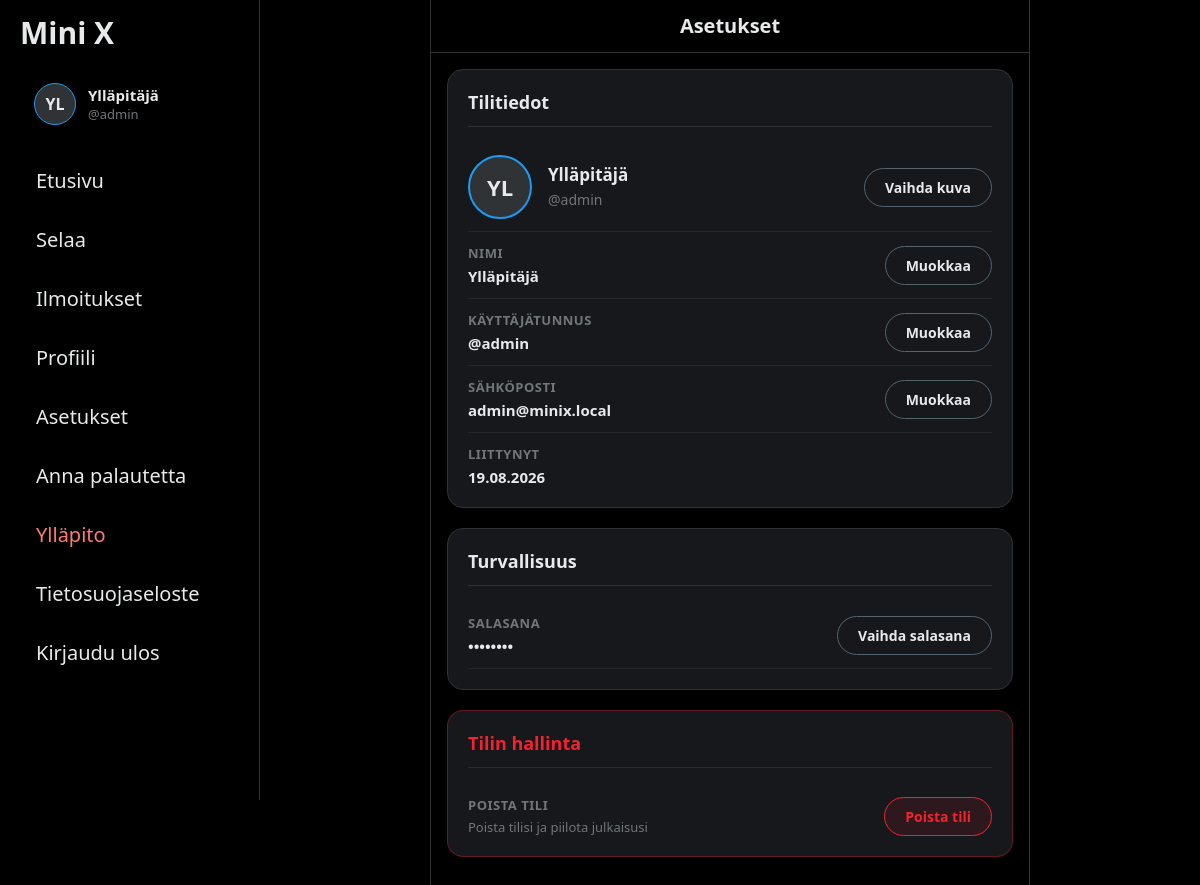
/index.php?page=setting (signed in), run on the app's committed database.
### tables this page shows
CREATE TABLE `users` (
  `id` int(11) NOT NULL,
  `username` varchar(30) NOT NULL,
  `display_name` varchar(30) DEFAULT NULL,
  `password` varchar(255) NOT NULL,
  `role` enum('user','admin') NOT NULL DEFAULT 'user',
  `email` varchar(255) DEFAULT NULL,
  `avatar` varchar(255) DEFAULT NULL,
  `created_at` datetime NOT NULL DEFAULT current_timestamp(),
  `reset_token_hash` varchar(64) DEFAULT NULL,
  `reset_token_expires_at` datetime DEFAULT NULL,
  `deleted_at` datetime DEFAULT NULL,
  `suspended_at` datetime DEFAULT NULL
);

### functions/auth.php (called while the page is built, shortened)
<?php
function getUserAvatarUrl($avatar)
{
    return null;
}
function getUserInitials($username)
{
    $name = trim($username ?? '');
    $parts = preg_split('/\s+/', $name, -1, PREG_SPLIT_NO_EMPTY);
    $initials = mb_substr($name, 0, 2, 'UTF-8');
    return htmlspecialchars(mb_strtoupper($initials, 'UTF-8'), ENT_QUOTES, 'UTF-8');
}

### pages/setting.php (the view, shortened to what this page needs)
<?php
require_once __DIR__ . "/../functions/init.php";
$userId = (int)($_SESSION['user_id'] ?? 0);
$currentUser = null;
if (isset($conn) && $conn && $userId > 0) {
    $stmt = $conn->prepare("SELECT id, username, display_name, email, avatar, created_at FROM users WHERE id = ? LIMIT 1");
    if ($stmt) {
        $stmt->bind_param("i", $userId);
        $stmt->execute();
        $currentUser = $stmt->get_result()->fetch_assoc();
    }
}
$username = $currentUser['username'] ?? ($_SESSION['username'] ?? '');
$displayName = !empty($currentUser['display_name']) ? $currentUser['display_name'] : ($_SESSION['display_name'] ?? $username);
$email = $currentUser['email'] ?? '';
$avatarUrl = getUserAvatarUrl($currentUser['avatar'] ?? null);
$createdAt = !empty($currentUser['created_at']) ? date("d.m.Y", strtotime($currentUser['created_at'])) : '';
$autoOpenFormId = '';
?>
<!DOCTYPE html>
<html lang="fi">
<head>
    <link rel="stylesheet" href="./css/main.css?v=1.1.2">
    <link rel="stylesheet" href="./css/sidebar.css?v=1.1.2">
    <link rel="stylesheet" href="./css/header.css?v=1.1.2">
    <link rel="stylesheet" href="./css/setting.css?v=1.1.2">
    <link rel="stylesheet" href="./css/toast.css?v=1.1.2">
</head>
<body>
    <div class="layout">
        <?php include __DIR__ . '/../components/sidebar.php'; ?>
        <main class="feed">
            <?php
            include __DIR__ . '/../components/header.php';
            ?>
            <div class="setting-container"<?= $autoOpenFormId ? ' data-auto-open="' . htmlspecialchars($autoOpenFormId) . '"' : '' ?>>
                <section class="setting-section">
                    <h2 class="setting-section-title">Tilitiedot</h2>
                    <div class="setting-item setting-item-avatar">
                        <div class="setting-avatar-left">
                            <div class="setting-avatar-preview <?= $avatarUrl ? 'clickable-avatar' : '' ?>" id="setting-avatar-container" data-initial-avatar="<?= htmlspecialchars($avatarUrl ?? '', ENT_QUOTES) ?>" <?= $avatarUrl ? 'onclick="openAvatarModal(\'' . htmlspecialchars($avatarUrl, ENT_QUOTES) . '\')"' : '' ?> title="<?= $avatarUrl ? 'Näytä profiilikuva' : '' ?>">
                                <?php if ($avatarUrl): ?>
                                    <img src="<?= $avatarUrl ?>" alt="Profiilikuva" class="avatar-preview-img" id="setting-avatar-img">
                                <?php else: ?>
                                    <div class="avatar-fallback" id="setting-avatar-fallback">
                                        <?= getUserInitials($displayName) ?>
                                    </div>
                                <?php endif; ?>
                            </div>
                            <div class="setting-item-info">
                                <span class="setting-username-title"><?= htmlspecialchars($displayName) ?></span>
                                <span class="setting-handle">@<?= htmlspecialchars($username) ?></span>
                            </div>
                        </div>
                        <form method="POST" enctype="multipart/form-data" class="setting-avatar-form" id="setting-avatar-form">
                            <div class="setting-avatar-actions">
                                <label for="setting-avatar-input" class="setting-btn-secondary" id="btn-setting-change-avatar">
                                    Vaihda kuva
                                </label>
                            </div>
                        </form>
                    </div>
                    <div class="setting-item">
                        <div class="setting-item-info">
                            <span class="setting-label">Nimi</span>
                            <span class="setting-value"><?= htmlspecialchars($displayName) ?></span>
                        </div>
                        <button type="button" class="setting-btn-secondary" data-form-target="form-display-name-wrapper" onclick="toggleSettingForm('form-display-name-wrapper')">
                            Muokkaa
                        </button>
                    </div>
                    <div class="setting-item">
                        <div class="setting-item-info">
                            <span class="setting-label">Käyttäjätunnus</span>
                            <span class="setting-value">@<?= htmlspecialchars($username) ?></span>
                        </div>
                        <button type="button" class="setting-btn-secondary" data-form-target="form-username-wrapper" onclick="toggleSettingForm('form-username-wrapper')">
                            Muokkaa
                        </button>
                    </div>
                    <div class="setting-item">
                        <div class="setting-item-info">
                            <span class="setting-label">Sähköposti</span>
                            <span class="setting-value"><?= !empty($email) ? htmlspecialchars($email) : '<span class="text-muted">Ei asetettu</span>' ?></span>
                        </div>
                        <button type="button" class="setting-btn-secondary" data-form-target="form-email-wrapper" onclick="toggleSettingForm('form-email-wrapper')">
                            Muokkaa
                        </button>
                    </div>
                    <?php if (!empty($createdAt)): ?>
                    <div class="setting-item">
                        <div class="setting-item-info">
                            <span class="setting-label">Liittynyt</span>
                            <span class="setting-value"><?= htmlspecialchars($createdAt) ?></span>
                        </div>
                    </div>
                    <?php endif; ?>
                </section>
                <section class="setting-section">
                    <h2 class="setting-section-title">Turvallisuus</h2>
                    <div class="setting-item">
                        <div class="setting-item-info">
                            <span class="setting-label">Salasana</span>
                            <span class="setting-value">••••••••</span>
                        </div>
                        <button type="button" class="setting-btn-secondary" data-form-target="form-password-wrapper" onclick="toggleSettingForm('form-password-wrapper')">
                            Vaihda salasana
                        </button>
                    </div>
                </section>
                <section class="setting-section setting-danger-zone">
                    <h2 class="setting-section-title">Tilin hallinta</h2>
                    <div class="setting-item">
                        <div class="setting-item-info">
                            <span class="setting-label">Poista tili</span>
                            <span class="setting-desc">Poista tilisi ja piilota julkaisusi</span>
                        </div>
                        <button type="button" id="btn-open-delete-modal" class="setting-btn-danger">Poista tili</button>
                    </div>
                </section>
            </div>
        </main>
    </div>
</body>
</html>

### css/main.css (style rules this page uses)
* { box-sizing: border-box; }
html { background-color: #000; }
body { margin: 0; background-color: #000; color: #e7e9ea; overflow-x: hidden; font-family: "Segoe UI", sans-serif; }
.layout { display: flex; justify-content: center; width: 100%; min-height: 100vh; padding-left: 260px; }
.feed { width: 100%; max-width: 600px; min-height: 100vh; border-left: 1px solid #2f3336; border-right: 1px solid #2f3336; }

### css/setting.css (style rules this page uses)
.setting-container { padding: 16px; width: 100%; box-sizing: border-box; }
.setting-section { background-color: #16181c; border: 1px solid #2f3336; border-radius: 16px; padding: 20px; margin-bottom: 20px; }
.setting-section-title { font-size: 18px; font-weight: 700; color: #e7e9ea; margin: 0 0 16px 0; padding-bottom: 12px; border-bottom: 1px solid #2f3336; }
.setting-avatar-left { display: flex; align-items: center; gap: 16px; }
.setting-avatar-preview { width: 64px; height: 64px; border-radius: 50%; overflow: hidden; background-color: #2f3336; display: flex; align-items: center; justify-content: center; flex-shrink: 0; border: 2px solid #1d9bf0; }
.avatar-fallback { font-size: 22px; font-weight: 700; color: #e7e9ea; text-transform: uppercase; }
.setting-avatar-form { margin: 0; }
.setting-avatar-actions { display: flex; align-items: center; gap: 8px; flex-wrap: wrap; }
#btn-setting-change-avatar { cursor: pointer; user-select: none; }
.setting-item { display: flex; justify-content: space-between; align-items: center; padding: 12px 0; border-bottom: 1px solid rgba(47, 51, 54, 0.6); gap: 16px; }
.setting-item:last-child { border-bottom: none; padding-bottom: 0; }
.setting-item-info { display: flex; flex-direction: column; gap: 4px; }
.setting-username-title { font-size: 17px; font-weight: 700; color: #e7e9ea; line-height: 1.2; }
.setting-handle { font-size: 14px; color: #71767b; }
.setting-label { font-size: 13px; color: #71767b; text-transform: uppercase; letter-spacing: 0.5px; font-weight: 600; }
.setting-value { font-size: 15px; font-weight: 600; color: #e7e9ea; }
.setting-desc { font-size: 13px; color: #71767b; }
.setting-btn-secondary { padding: 9px 20px; background-color: transparent; color: #e7e9ea; border: 1px solid #536471; border-radius: 9999px; font-weight: 600; font-size: 14px; font-family: inherit; cursor: pointer; transition: background-color 0.2s ease, border-color 0.2s ease; white-space: nowrap; text-decoration: none; display: inline-flex; align-items: center; justify-content: center; }
.setting-btn-danger { padding: 9px 20px; background-color: rgba(244, 33, 46, 0.1); color: #f4212e; border: 1px solid #f4212e; border-radius: 9999px; font-weight: 600; font-size: 14px; font-family: inherit; cursor: pointer; transition: background-color 0.2s ease, border-color 0.2s ease, color 0.2s ease; white-space: nowrap; text-decoration: none; display: inline-flex; align-items: center; justify-content: center; }
.setting-danger-zone { border-color: rgba(244, 33, 46, 0.35); }
.setting-danger-zone .setting-section-title { color: #f4212e; border-bottom-color: rgba(244, 33, 46, 0.25); }

### data on the page
users: display_name "YL", display_name "Ylläpitäjä", email "admin@minix.local", created_at "19.08.2026"

### other printed values
getUserInitials($sidebarDisplayName) "YL"
$sidebarDisplayName "Ylläpitäjä"
$sidebarUsername "admin"
$title "Asetukset"
$username "admin"
